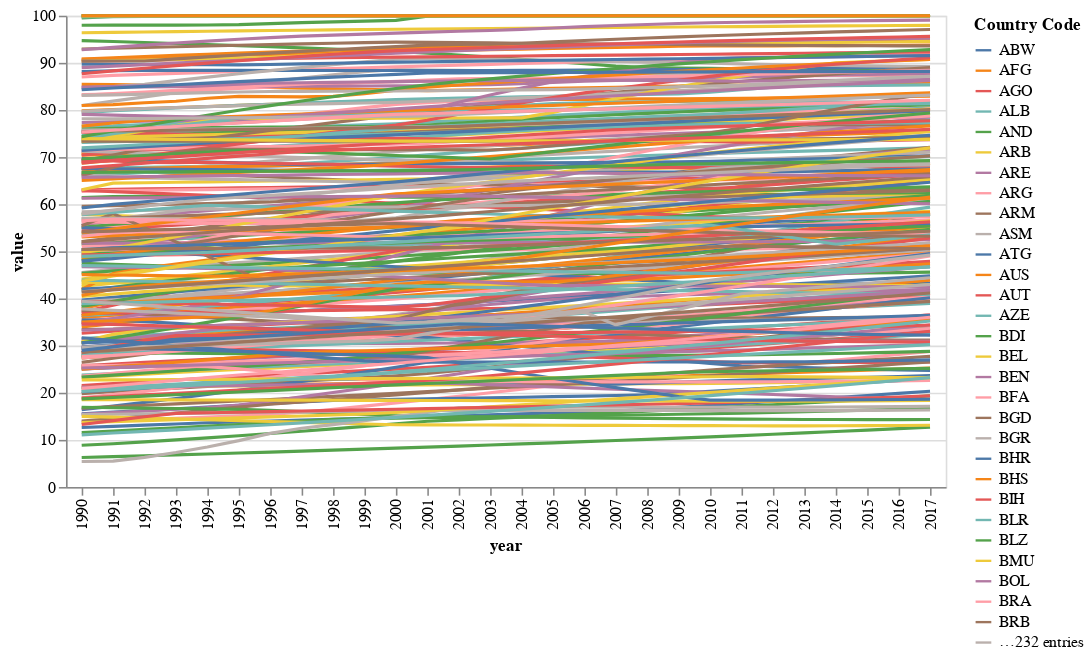

Here is the notebook cell this chart was saved with:
### Code cell
alt.Chart(sgd_essential).encode(
    x='year:N',
    y='value',
    color='Country Code'
).mark_line()

### Figure 1 — Vega-Lite specification as saved in the notebook (floating-point values rounded to 4 significant figures; data arrays with more than 128 entries replaced by an {"elided": "..."} marker saying what was removed)
{"config": {"view": {"continuousWidth": 400, "continuousHeight": 300}}, "data": {"name": "data-417f812931823ceb3a3066cfb16d649d"}, "mark": "line", "encoding": {"color": {"field": "Country Code", "type": "nominal"}, "x": {"field": "year", "type": "nominal"}, "y": {"field": "value", "type": "quantitative"}}, "$schema": "https://vega.github.io/schema/vega-lite/v4.17.0.json", "datasets": {"data-417f812931823ceb3a3066cfb16d649d": {"elided": "7302 records"}}}
